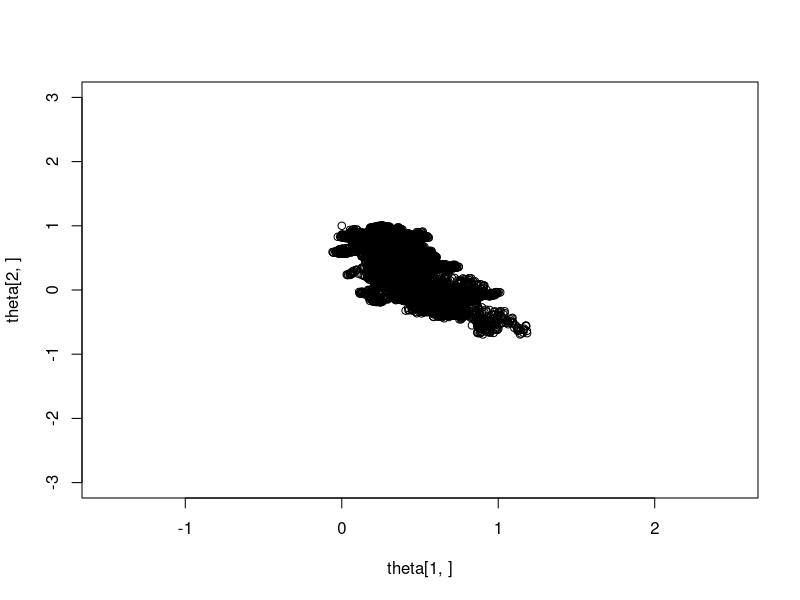
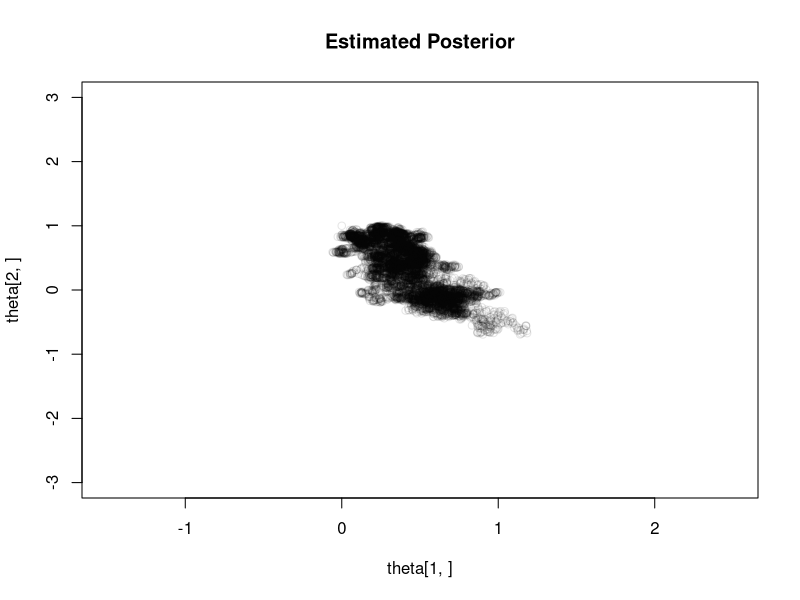
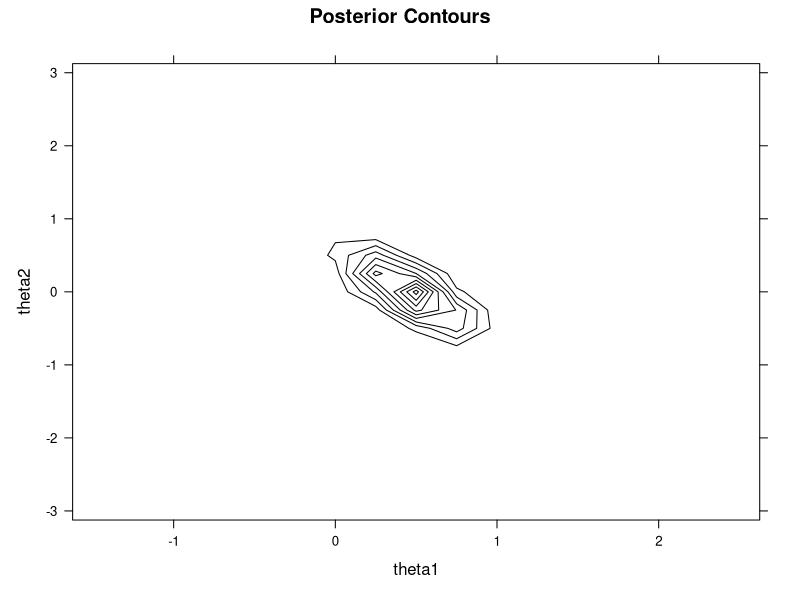
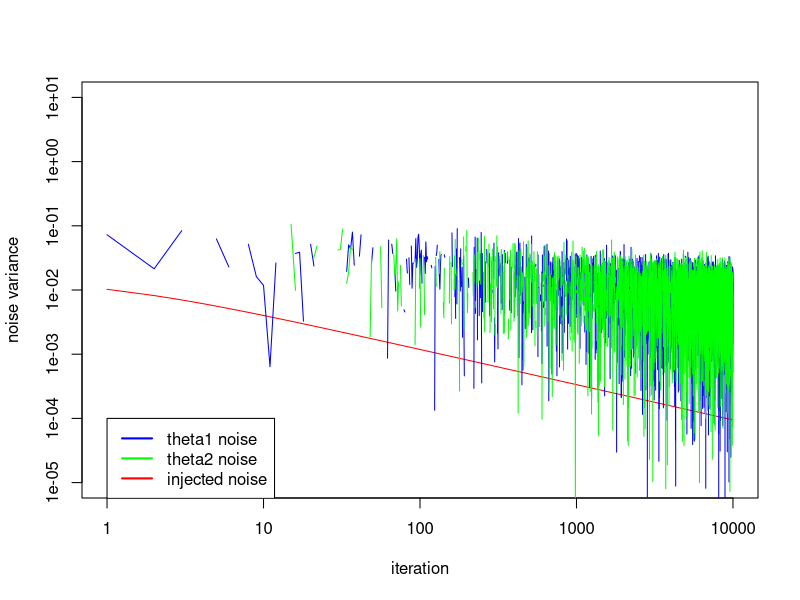

Generate these figures, in order, with R:
sigma = c(sqrt(10),1)
sigma.x = sqrt(2)

theta = matrix(c(0,1),nrow=2,ncol=1)
# theta = matrix(c(1,-1),nrow=2,ncol=1)
eta = matrix(,nrow=2,ncol=0)

x = 1/2*rnorm(100, mean=theta[1,1], sd=sigma.x) +
  1/2*rnorm(100, mean=theta[1,1] + theta[2,1], sd = sigma.x)

N=length(x)
n=1

time = 1:10000
a = 0.015
b = 1
gamma = 0.55


epsilon = a*(b+time)^(-gamma)
epsilon[1]
epsilon[length(epsilon)]

t=1
for(t in 1:10000)
{
  #set most recent theta as previous theta
  theta.old = theta[,ncol(theta)]
  #gradient of the log of the prior
  logprior.grad = -theta.old/sigma
  #gradient of the loglikelihood
  ll.grad = function(xtemp)
  {
    const = 1/(exp(-(xtemp-theta.old[1])^2/(2*sigma.x^2)) +
         exp(-(xtemp-theta.old[1]-theta.old[2])^2/(2*sigma.x^2)))
    vec = c()
    vec[1] = exp(-(xtemp - theta.old[1])^2/(2*sigma.x^2)) * (xtemp - theta.old[1])/sigma.x^2 +
      exp(-(xtemp - theta.old[1] - theta.old[2])^2/(2*sigma.x^2)) * (xtemp - theta.old[1] - theta.old[2])/sigma.x^2
    vec[2] = exp(-(xtemp - theta.old[1] - theta.old[2])^2/(2*sigma.x^2)) *
      (xtemp - theta.old[1] - theta.old[2])/sigma.x^2
    const*vec
  }

  eta = cbind(eta,rnorm(2,mean=0,sd=sqrt(epsilon[t])))
  ll.grad.vec = sapply(x[1:n],ll.grad)

  #proposed update
  theta.new = theta.old + epsilon[t]/2*(logprior.grad + N/n*apply(ll.grad.vec,1,sum)) + eta[,ncol(eta)]
  theta = cbind(theta,theta.new)
  theta.old = theta.new
}

plot(theta[1,],theta[2,],xlim=range(-1.5,2.5),ylim=range(-3,3))

pdf("fig1right.pdf",width=6,height=6)
plot(theta[1,],theta[2,],xlim=range(-1.5,2.5),ylim=range(-3,3),col=rgb(0,0,0,alpha=0.1),main="Estimated Posterior")
dev.off()

# plot(c(),xlim=range(-1.5,2.5),ylim=range(-3,3))
# text(theta[1,],theta[2,],labels=c(1:10000))



#Contours of Posterior
library(lattice)
prior = function(theta1,theta2){dnorm(theta1,mean=0,sd=sigma[1])*dnorm(theta2,mean=0,sd=sigma[2])}
likelihood = function(x,theta1,theta2)
{
  1/2*dnorm(x,mean=theta1,sd=sigma.x) + 1/2*dnorm(x,mean=theta1+theta2,sd=sigma.x)
}
C = 0
for(theta1 in seq(-5,5,by=0.25))
{
  for(theta2 in seq(-5,5, by=0.25))
  {
    total_likelihood = 1
    for(i in 1:length(x))
      total_likelihood = total_likelihood * likelihood(x[i],theta1,theta2)
    C = C + prior(theta1, theta2) * total_likelihood
  }
}
C
posterior = function(theta1,theta2,x)
{
  post = prior(theta1,theta2)
  for(i in 1:length(x))
    post = post * likelihood(x[i],theta1,theta2)
  post/C
}

#check if constant works
final_likelihood = 0
posts = c()
for(theta1 in seq(-5,5,by=0.25))
{
  for(theta2 in seq(-5,5, by=0.25))
  {
    final_likelihood = final_likelihood + posterior(theta1, theta2, x)
    posts = c(posts,posterior(theta1, theta2, x))
  }
}
final_likelihood



theta1 = seq(-1.5,2.5,0.25)
theta2 = seq(-3,3,0.25)
ab.grid = expand.grid(theta1=theta1,theta2=theta2)
z = matrix(nrow=length(theta1),ncol=length(theta2))
for(i in 1:length(theta1))
  for(j in 1:length(theta2))
    z[i,j] = posterior(theta1[i],theta2[j],x)
ab.grid$z = c(z)

#Figure 1
pdf("fig1left.pdf",width=6,height=6)
print(contourplot(z ~ theta1*theta2, data=ab.grid, cuts=8, labels=FALSE,main="Posterior Contours"))
dev.off()

#Figure 2
pdf("fig2left.pdf",width=6,height=6)
plot(epsilon,type='l',log="xy",ylim=range(10e-6,10e0),col="red",xlab="iteration",ylab="noise variance")
lines(diff(theta[1,]),col="blue")
lines(diff(theta[2,]),col="green")
legend(1,0.0001,c("theta1 noise","theta2 noise","injected noise"),col=c("blue","green","red"),lwd=c("2","2","2"))
dev.off()






